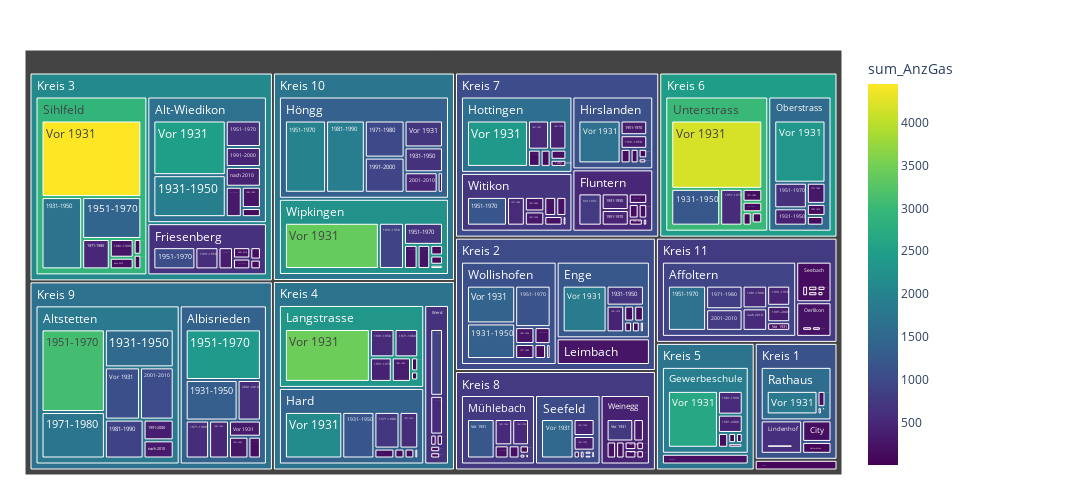

Write notebook code for a chart like this one.
### Markdown cell above
#### Mit Heizöl geheizte Wohnungen nach Kreis, Quartier und Bauperiode 2021

### Code cell
fig = px.treemap(myTreemapAgg.query('sum_AnzGas >0').reset_index(), path=[px.Constant("")
                                                                                     ,'KreisLang', 'QuarLang','Bauperiode']
                 , values='sum_AnzGas'
                 , color='sum_AnzGas'
                 ## bei discrete scales (bei Klassen und Strings):                 
                 #, color_discrete_map={'(?)':'lightgrey','EVP':'gold', 'SP':'#FF3030', 'PdA':'#EE3B3B', 'Grüne':'#A2CD5A','GLP':'#CAFF70','Die Mitte':'orange','FDP':'#104E8B','AL':'deeppink','SVP':'forestgreen', 'FL ZÜRI':'#8B864E','Volt':'#lightblue' }                
                 ## bei continuous scales (bei Zahlenwerten):
                , color_continuous_scale='viridis'
                #, color_continuous_midpoint=np.average(df['AnzBestWir'], weights=df['AnzBestWir'])  
                 ,height=500
                 ,width=1100                 
                )
fig.update_traces(root_color="grey")
fig.update_layout(margin = dict(t=50, l=25, r=250, b=25))
fig.show()

### Figure 1 — Plotly figure (JSON) as saved in the notebook; plotly's stock layout.template omitted (floating-point values rounded to 4 significant figures; data arrays with more than 128 entries replaced by an {"elided": "..."} marker saying what was removed)
{"data": [{"branchvalues": "total", "customdata": {"elided": "292x1 float values"}, "domain": {"x": [0, 1], "y": [0, 1]}, "hovertemplate": "labels=%{label}<br>sum_AnzGas_sum=%{value}<br>parent=%{parent}<br>id=%{id}<br>sum_AnzGas=%{color}<extra></extra>", "ids": {"elided": "292 str values"}, "labels": {"elided": "292 str values"}, "marker": {"coloraxis": "coloraxis", "colors": {"elided": "292 float values"}}, "name": "", "parents": {"elided": "292 str values"}, "root": {"color": "grey"}, "type": "treemap", "values": {"elided": "292 int values"}}], "layout": {"coloraxis": {"colorbar": {"title": {"text": "sum_AnzGas"}}, "colorscale": [[0, "#440154"], [0.1111, "#482878"], [0.2222, "#3e4989"], [0.3333, "#31688e"], [0.4444, "#26828e"], [0.5556, "#1f9e89"], [0.6667, "#35b779"], [0.7778, "#6ece58"], [0.8889, "#b5de2b"], [1, "#fde725"]]}, "height": 500, "legend": {"tracegroupgap": 0}, "margin": {"b": 25, "l": 25, "r": 250, "t": 50}, "width": 1100}}
